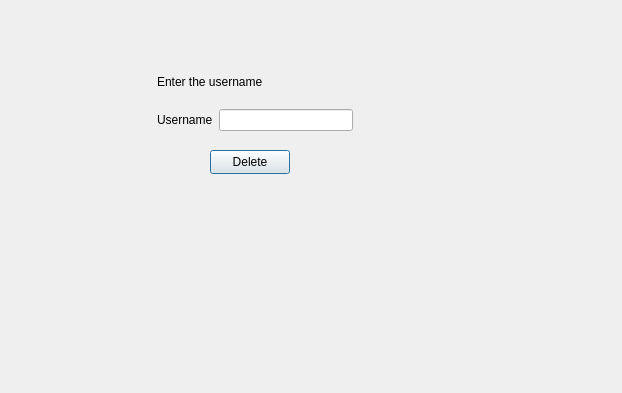
<?xml version="1.0" encoding="UTF-8"?>
<ui version="4.0">
 <class>delete_student</class>
 <widget class="QDialog" name="delete_student">
  <property name="geometry">
   <rect>
    <x>0</x>
    <y>0</y>
    <width>622</width>
    <height>393</height>
   </rect>
  </property>
  <property name="windowTitle">
   <string>Dialog</string>
  </property>
  <widget class="QPushButton" name="delete_2">
   <property name="geometry">
    <rect>
     <x>210</x>
     <y>150</y>
     <width>80</width>
     <height>24</height>
    </rect>
   </property>
   <property name="text">
    <string>Delete</string>
   </property>
  </widget>
  <widget class="QWidget" name="">
   <property name="geometry">
    <rect>
     <x>157</x>
     <y>60</y>
     <width>196</width>
     <height>71</height>
    </rect>
   </property>
   <layout class="QVBoxLayout" name="verticalLayout">
    <item>
     <widget class="QLabel" name="label_2">
      <property name="text">
       <string>Enter the username </string>
      </property>
     </widget>
    </item>
    <item>
     <layout class="QHBoxLayout" name="horizontalLayout">
      <item>
       <widget class="QLabel" name="label">
        <property name="text">
         <string>Username</string>
        </property>
       </widget>
      </item>
      <item>
       <widget class="QLineEdit" name="username"/>
      </item>
     </layout>
    </item>
   </layout>
  </widget>
 </widget>
 <resources/>
 <connections/>
</ui>
